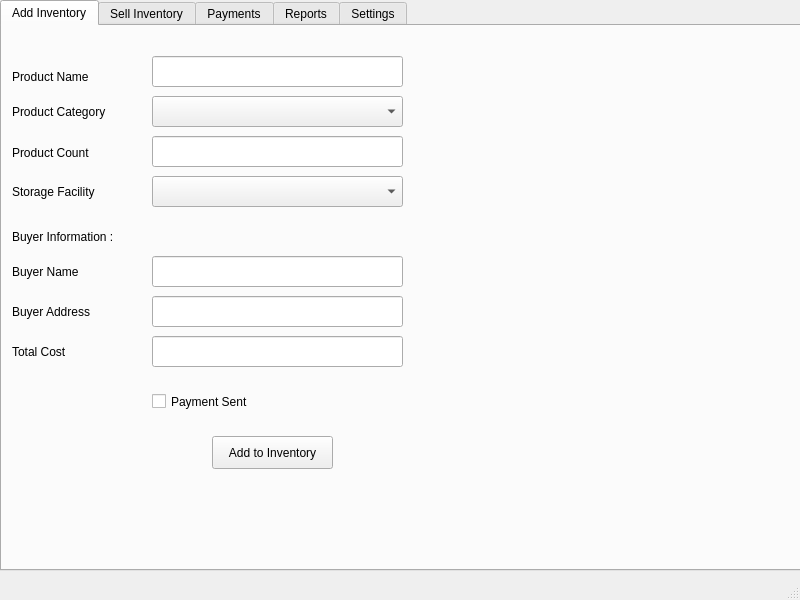
<?xml version="1.0" encoding="UTF-8"?>
<ui version="4.0">
 <class>MainWindow</class>
 <widget class="QMainWindow" name="MainWindow">
  <property name="geometry">
   <rect>
    <x>0</x>
    <y>0</y>
    <width>800</width>
    <height>600</height>
   </rect>
  </property>
  <property name="windowTitle">
   <string>MainWindow</string>
  </property>
  <widget class="QWidget" name="centralWidget">
   <widget class="QTabWidget" name="tabWidget">
    <property name="geometry">
     <rect>
      <x>0</x>
      <y>0</y>
      <width>801</width>
      <height>571</height>
     </rect>
    </property>
    <property name="currentIndex">
     <number>0</number>
    </property>
    <widget class="QWidget" name="tab">
     <property name="accessibleName">
      <string/>
     </property>
     <attribute name="title">
      <string>Add Inventory</string>
     </attribute>
     <widget class="QLineEdit" name="addproductName">
      <property name="geometry">
       <rect>
        <x>150</x>
        <y>30</y>
        <width>251</width>
        <height>31</height>
       </rect>
      </property>
     </widget>
     <widget class="QLabel" name="label">
      <property name="geometry">
       <rect>
        <x>10</x>
        <y>40</y>
        <width>111</width>
        <height>21</height>
       </rect>
      </property>
      <property name="text">
       <string>Product Name</string>
      </property>
     </widget>
     <widget class="QLabel" name="label_2">
      <property name="geometry">
       <rect>
        <x>10</x>
        <y>70</y>
        <width>111</width>
        <height>31</height>
       </rect>
      </property>
      <property name="text">
       <string>Product Category</string>
      </property>
     </widget>
     <widget class="QLineEdit" name="addproductCount">
      <property name="geometry">
       <rect>
        <x>150</x>
        <y>110</y>
        <width>251</width>
        <height>31</height>
       </rect>
      </property>
     </widget>
     <widget class="QLabel" name="label_3">
      <property name="geometry">
       <rect>
        <x>10</x>
        <y>116</y>
        <width>111</width>
        <height>21</height>
       </rect>
      </property>
      <property name="text">
       <string>Product Count</string>
      </property>
     </widget>
     <widget class="QLabel" name="label_4">
      <property name="geometry">
       <rect>
        <x>10</x>
        <y>150</y>
        <width>111</width>
        <height>31</height>
       </rect>
      </property>
      <property name="text">
       <string>Storage Facility</string>
      </property>
     </widget>
     <widget class="QComboBox" name="addproductStorage">
      <property name="geometry">
       <rect>
        <x>150</x>
        <y>150</y>
        <width>251</width>
        <height>31</height>
       </rect>
      </property>
     </widget>
     <widget class="QComboBox" name="addproductCategory">
      <property name="geometry">
       <rect>
        <x>150</x>
        <y>70</y>
        <width>251</width>
        <height>31</height>
       </rect>
      </property>
     </widget>
     <widget class="QPushButton" name="addtoinventoryButton">
      <property name="geometry">
       <rect>
        <x>210</x>
        <y>410</y>
        <width>121</width>
        <height>33</height>
       </rect>
      </property>
      <property name="text">
       <string>Add to Inventory</string>
      </property>
     </widget>
     <widget class="QLabel" name="addproductAlert">
      <property name="geometry">
       <rect>
        <x>50</x>
        <y>480</y>
        <width>441</width>
        <height>20</height>
       </rect>
      </property>
      <property name="text">
       <string/>
      </property>
      <property name="alignment">
       <set>Qt::AlignCenter</set>
      </property>
     </widget>
     <widget class="QCheckBox" name="addproductPaymentis">
      <property name="geometry">
       <rect>
        <x>150</x>
        <y>360</y>
        <width>141</width>
        <height>31</height>
       </rect>
      </property>
      <property name="text">
       <string>Payment Sent</string>
      </property>
     </widget>
     <widget class="QLineEdit" name="addproductcustName">
      <property name="geometry">
       <rect>
        <x>150</x>
        <y>230</y>
        <width>251</width>
        <height>31</height>
       </rect>
      </property>
     </widget>
     <widget class="QLabel" name="label_19">
      <property name="geometry">
       <rect>
        <x>10</x>
        <y>310</y>
        <width>121</width>
        <height>31</height>
       </rect>
      </property>
      <property name="text">
       <string>Total Cost</string>
      </property>
     </widget>
     <widget class="QLineEdit" name="addproductcustAdd">
      <property name="geometry">
       <rect>
        <x>150</x>
        <y>270</y>
        <width>251</width>
        <height>31</height>
       </rect>
      </property>
     </widget>
     <widget class="QLabel" name="label_20">
      <property name="geometry">
       <rect>
        <x>10</x>
        <y>270</y>
        <width>121</width>
        <height>31</height>
       </rect>
      </property>
      <property name="text">
       <string>Buyer Address</string>
      </property>
     </widget>
     <widget class="QLabel" name="label_22">
      <property name="geometry">
       <rect>
        <x>10</x>
        <y>190</y>
        <width>141</width>
        <height>41</height>
       </rect>
      </property>
      <property name="text">
       <string>Buyer Information :</string>
      </property>
     </widget>
     <widget class="QLineEdit" name="addproductCost">
      <property name="geometry">
       <rect>
        <x>150</x>
        <y>310</y>
        <width>251</width>
        <height>31</height>
       </rect>
      </property>
     </widget>
     <widget class="QLabel" name="label_23">
      <property name="geometry">
       <rect>
        <x>10</x>
        <y>230</y>
        <width>121</width>
        <height>31</height>
       </rect>
      </property>
      <property name="text">
       <string>Buyer Name</string>
      </property>
     </widget>
    </widget>
    <widget class="QWidget" name="tab_2">
     <attribute name="title">
      <string>Sell Inventory</string>
     </attribute>
     <widget class="QLabel" name="label_5">
      <property name="geometry">
       <rect>
        <x>10</x>
        <y>30</y>
        <width>111</width>
        <height>31</height>
       </rect>
      </property>
      <property name="text">
       <string>Product Name</string>
      </property>
     </widget>
     <widget class="QComboBox" name="sellproductName">
      <property name="geometry">
       <rect>
        <x>150</x>
        <y>30</y>
        <width>251</width>
        <height>31</height>
       </rect>
      </property>
     </widget>
     <widget class="QLabel" name="label_6">
      <property name="geometry">
       <rect>
        <x>10</x>
        <y>80</y>
        <width>111</width>
        <height>17</height>
       </rect>
      </property>
      <property name="text">
       <string>Product Category</string>
      </property>
     </widget>
     <widget class="QLineEdit" name="sellproductCategory">
      <property name="geometry">
       <rect>
        <x>150</x>
        <y>70</y>
        <width>251</width>
        <height>31</height>
       </rect>
      </property>
      <property name="readOnly">
       <bool>true</bool>
      </property>
     </widget>
     <widget class="QSpinBox" name="sellproductCount">
      <property name="geometry">
       <rect>
        <x>150</x>
        <y>110</y>
        <width>251</width>
        <height>31</height>
       </rect>
      </property>
     </widget>
     <widget class="QLabel" name="label_7">
      <property name="geometry">
       <rect>
        <x>10</x>
        <y>110</y>
        <width>101</width>
        <height>31</height>
       </rect>
      </property>
      <property name="text">
       <string>Item Count</string>
      </property>
     </widget>
     <widget class="QLabel" name="label_8">
      <property name="geometry">
       <rect>
        <x>20</x>
        <y>170</y>
        <width>141</width>
        <height>41</height>
       </rect>
      </property>
      <property name="text">
       <string>Customer Information :</string>
      </property>
     </widget>
     <widget class="QLineEdit" name="sellproductCustName">
      <property name="geometry">
       <rect>
        <x>150</x>
        <y>210</y>
        <width>251</width>
        <height>31</height>
       </rect>
      </property>
     </widget>
     <widget class="QLabel" name="label_9">
      <property name="geometry">
       <rect>
        <x>10</x>
        <y>210</y>
        <width>121</width>
        <height>31</height>
       </rect>
      </property>
      <property name="text">
       <string>Customer Name</string>
      </property>
     </widget>
     <widget class="QLabel" name="label_10">
      <property name="geometry">
       <rect>
        <x>10</x>
        <y>260</y>
        <width>121</width>
        <height>21</height>
       </rect>
      </property>
      <property name="text">
       <string>Customer Address</string>
      </property>
     </widget>
     <widget class="QLineEdit" name="sellproductCustAddress">
      <property name="geometry">
       <rect>
        <x>150</x>
        <y>250</y>
        <width>251</width>
        <height>31</height>
       </rect>
      </property>
     </widget>
     <widget class="QLabel" name="label_11">
      <property name="geometry">
       <rect>
        <x>10</x>
        <y>300</y>
        <width>121</width>
        <height>21</height>
       </rect>
      </property>
      <property name="text">
       <string>Total Cost</string>
      </property>
     </widget>
     <widget class="QLineEdit" name="sellproductCost">
      <property name="geometry">
       <rect>
        <x>150</x>
        <y>290</y>
        <width>251</width>
        <height>31</height>
       </rect>
      </property>
     </widget>
     <widget class="QPushButton" name="sellproductButton">
      <property name="geometry">
       <rect>
        <x>210</x>
        <y>380</y>
        <width>131</width>
        <height>33</height>
       </rect>
      </property>
      <property name="text">
       <string>Sell Inventory</string>
      </property>
     </widget>
     <widget class="QLabel" name="sellproductAlert">
      <property name="geometry">
       <rect>
        <x>50</x>
        <y>410</y>
        <width>441</width>
        <height>20</height>
       </rect>
      </property>
      <property name="text">
       <string/>
      </property>
      <property name="alignment">
       <set>Qt::AlignCenter</set>
      </property>
     </widget>
     <widget class="QCheckBox" name="sellpaymentCheck">
      <property name="geometry">
       <rect>
        <x>150</x>
        <y>340</y>
        <width>251</width>
        <height>21</height>
       </rect>
      </property>
      <property name="text">
       <string>Payment Received</string>
      </property>
     </widget>
    </widget>
    <widget class="QWidget" name="tab_5">
     <attribute name="title">
      <string>Payments</string>
     </attribute>
     <widget class="QLabel" name="label_18">
      <property name="geometry">
       <rect>
        <x>18</x>
        <y>29</y>
        <width>101</width>
        <height>31</height>
       </rect>
      </property>
      <property name="text">
       <string>Invoice Number</string>
      </property>
     </widget>
     <widget class="QPushButton" name="paymentsAdd">
      <property name="geometry">
       <rect>
        <x>190</x>
        <y>80</y>
        <width>101</width>
        <height>31</height>
       </rect>
      </property>
      <property name="text">
       <string>Add Payment</string>
      </property>
     </widget>
     <widget class="QLineEdit" name="paymentinvoiceNumber">
      <property name="geometry">
       <rect>
        <x>130</x>
        <y>30</y>
        <width>251</width>
        <height>31</height>
       </rect>
      </property>
     </widget>
     <widget class="QLabel" name="paymentAlert">
      <property name="geometry">
       <rect>
        <x>130</x>
        <y>150</y>
        <width>281</width>
        <height>20</height>
       </rect>
      </property>
      <property name="text">
       <string/>
      </property>
     </widget>
    </widget>
    <widget class="QWidget" name="tab_3">
     <attribute name="title">
      <string>Reports</string>
     </attribute>
     <widget class="QLineEdit" name="reportsearchText">
      <property name="geometry">
       <rect>
        <x>220</x>
        <y>30</y>
        <width>251</width>
        <height>31</height>
       </rect>
      </property>
      <property name="readOnly">
       <bool>false</bool>
      </property>
     </widget>
     <widget class="QLabel" name="label_16">
      <property name="geometry">
       <rect>
        <x>30</x>
        <y>30</y>
        <width>151</width>
        <height>31</height>
       </rect>
      </property>
      <property name="text">
       <string>Enter Name or Category</string>
      </property>
     </widget>
     <widget class="QPushButton" name="reportsearchButton">
      <property name="geometry">
       <rect>
        <x>283</x>
        <y>80</y>
        <width>121</width>
        <height>33</height>
       </rect>
      </property>
      <property name="text">
       <string>Show Inventory</string>
      </property>
     </widget>
     <widget class="QPushButton" name="reportsshowpendingPayments">
      <property name="geometry">
       <rect>
        <x>260</x>
        <y>140</y>
        <width>181</width>
        <height>31</height>
       </rect>
      </property>
      <property name="text">
       <string>Show Pending Payments</string>
      </property>
     </widget>
    </widget>
    <widget class="QWidget" name="tab_4">
     <attribute name="title">
      <string>Settings</string>
     </attribute>
     <widget class="QLineEdit" name="settingsCompanyName">
      <property name="geometry">
       <rect>
        <x>150</x>
        <y>30</y>
        <width>251</width>
        <height>31</height>
       </rect>
      </property>
      <property name="readOnly">
       <bool>false</bool>
      </property>
     </widget>
     <widget class="QLabel" name="label_12">
      <property name="geometry">
       <rect>
        <x>17</x>
        <y>29</y>
        <width>121</width>
        <height>31</height>
       </rect>
      </property>
      <property name="text">
       <string>Company Name</string>
      </property>
     </widget>
     <widget class="QLineEdit" name="settingsCompanyAddress">
      <property name="geometry">
       <rect>
        <x>150</x>
        <y>70</y>
        <width>251</width>
        <height>31</height>
       </rect>
      </property>
      <property name="readOnly">
       <bool>false</bool>
      </property>
     </widget>
     <widget class="QLabel" name="label_13">
      <property name="geometry">
       <rect>
        <x>17</x>
        <y>69</y>
        <width>121</width>
        <height>31</height>
       </rect>
      </property>
      <property name="text">
       <string>Company Address</string>
      </property>
     </widget>
     <widget class="QLineEdit" name="settingsCompanyPhone">
      <property name="geometry">
       <rect>
        <x>150</x>
        <y>110</y>
        <width>251</width>
        <height>31</height>
       </rect>
      </property>
      <property name="readOnly">
       <bool>false</bool>
      </property>
     </widget>
     <widget class="QLabel" name="label_14">
      <property name="geometry">
       <rect>
        <x>20</x>
        <y>110</y>
        <width>121</width>
        <height>31</height>
       </rect>
      </property>
      <property name="text">
       <string>Company Phone</string>
      </property>
     </widget>
     <widget class="QLabel" name="label_15">
      <property name="geometry">
       <rect>
        <x>20</x>
        <y>150</y>
        <width>121</width>
        <height>31</height>
       </rect>
      </property>
      <property name="text">
       <string>Tax Percent</string>
      </property>
     </widget>
     <widget class="QLineEdit" name="settingsPercent">
      <property name="geometry">
       <rect>
        <x>150</x>
        <y>150</y>
        <width>251</width>
        <height>31</height>
       </rect>
      </property>
      <property name="readOnly">
       <bool>false</bool>
      </property>
     </widget>
     <widget class="QPushButton" name="settingsSave">
      <property name="geometry">
       <rect>
        <x>210</x>
        <y>250</y>
        <width>111</width>
        <height>33</height>
       </rect>
      </property>
      <property name="text">
       <string>Save Settings</string>
      </property>
     </widget>
     <widget class="QLineEdit" name="settingsProductGroup">
      <property name="geometry">
       <rect>
        <x>150</x>
        <y>190</y>
        <width>251</width>
        <height>31</height>
       </rect>
      </property>
     </widget>
     <widget class="QLabel" name="label_17">
      <property name="geometry">
       <rect>
        <x>20</x>
        <y>190</y>
        <width>121</width>
        <height>31</height>
       </rect>
      </property>
      <property name="text">
       <string>Add Product Group</string>
      </property>
     </widget>
     <widget class="QLabel" name="settingsAlert">
      <property name="geometry">
       <rect>
        <x>170</x>
        <y>310</y>
        <width>211</width>
        <height>20</height>
       </rect>
      </property>
      <property name="text">
       <string/>
      </property>
     </widget>
    </widget>
   </widget>
  </widget>
  <widget class="QStatusBar" name="statusBar"/>
 </widget>
 <layoutdefault spacing="6" margin="11"/>
 <resources/>
 <connections/>
</ui>
